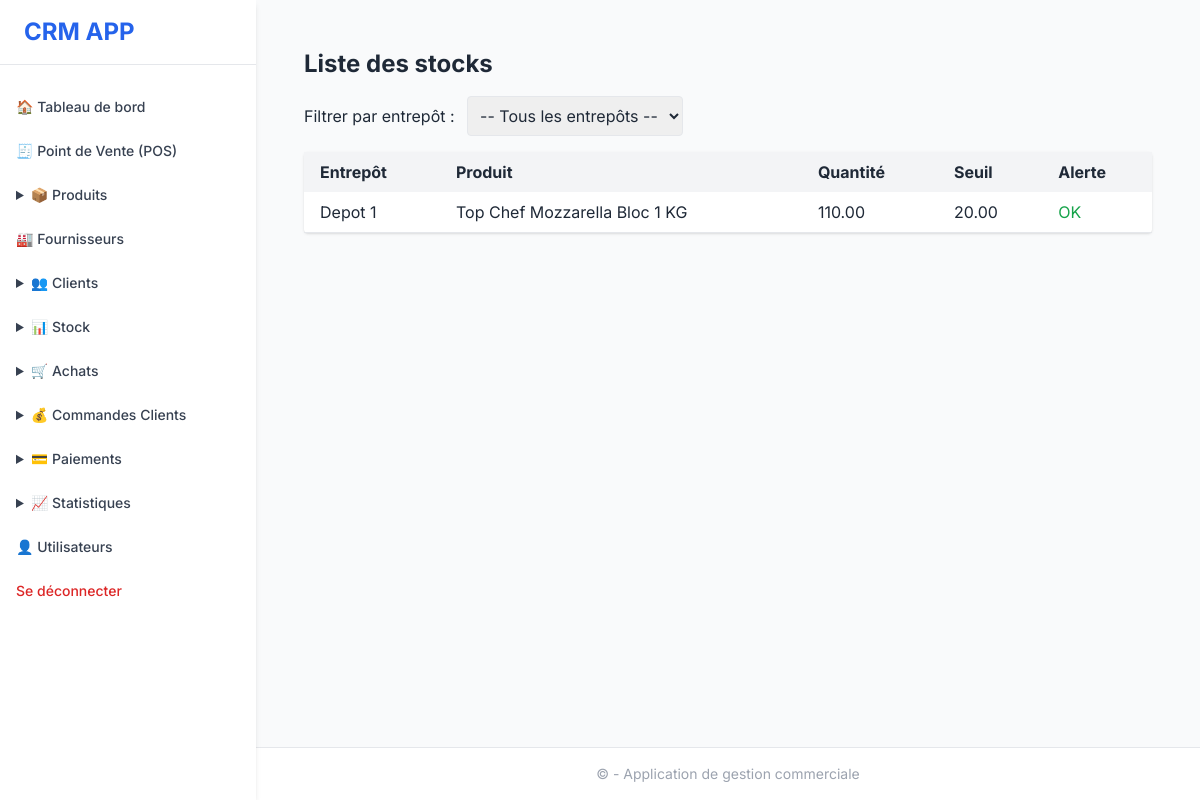
The app's page /inventory/stocks/ (signed in), older data.
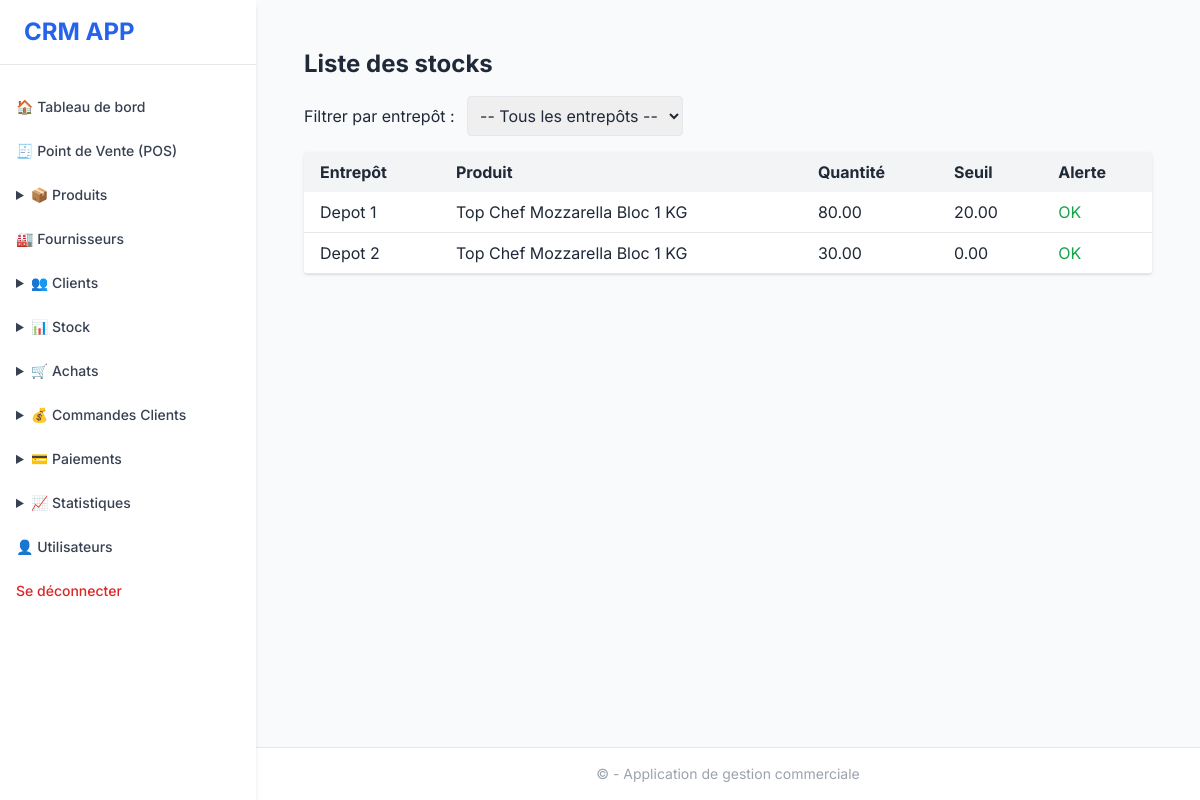
The same page, newer data.
### inventory/models.py (models this page shows, shortened)
class Stock(models.Model):
    product = models.ForeignKey(Product, on_delete=models.CASCADE, related_name='stock_entries')
    warehouse = models.ForeignKey(Warehouse, on_delete=models.CASCADE, related_name='stocks', null=True, blank=True)
    quantity = models.DecimalField(max_digits=10, decimal_places=2, default=0.00)
    reorder_threshold = models.DecimalField(max_digits=10, decimal_places=2, default=0.00)
    last_updated = models.DateTimeField(auto_now=True)
    class Meta:
        unique_together = ('product', 'warehouse')  # Un produit unique par dépôt
    def is_below_threshold(self):
        return self.quantity <= self.reorder_threshold

class Warehouse(models.Model):
    name = models.CharField(max_length=100)
    location = models.CharField(max_length=255, blank=True, null=True)
    is_active = models.BooleanField(default=True)

### products/models.py (models this page shows, shortened)
class Product(models.Model):
    UNIT_CHOICES = [
        ('unit', 'Unité'),
        ('kg', 'Kilogramme'),
        ('l', 'Litre'),
        ('box', 'Boîte'),
    ]
    name = models.CharField(max_length=200)
    reference = models.CharField(max_length=100, unique=True)
    barcode = models.CharField("Code-barres", max_length=100, blank=True, null=True, unique=True)
    description = models.TextField(blank=True)
    category = models.ForeignKey(Category, on_delete=models.SET_NULL, null=True, related_name='products')
    brand = models.CharField(max_length=100, blank=True)
    unit = models.CharField(max_length=10, choices=UNIT_CHOICES, default='unit')
    supplier = models.ForeignKey('suppliers.Supplier', on_delete=models.SET_NULL, null=True, blank=True)
    purchase_price = models.DecimalField(max_digits=10, decimal_places=2)
    selling_price = models.DecimalField(max_digits=10, decimal_places=2)
    tax_rate = models.DecimalField(max_digits=5, decimal_places=2, default=0.00)
    expiration_date = models.DateField("Date d'expiration", blank=True, null=True)
    is_featured = models.BooleanField("Produit en vedette", default=False)
    default_warehouse = models.ForeignKey(
        'inventory.Warehouse',
        null=True,
        blank=True,
        on_delete=models.SET_NULL,
        related_name='default_products'
    )
    is_active = models.BooleanField(default=True)
    image = models.ImageField(upload_to='products/', blank=True, null=True)
    created_at = models.DateTimeField(auto_now_add=True)
    updated_at = models.DateTimeField(auto_now=True)

### inventory/views.py (the view)
# urls.py: path('stocks/', views.stock_list_view, name='stock_list'),
@login_required
def stock_list_view(request):
    warehouse_id = request.GET.get('warehouse')
    if warehouse_id:
        stocks = Stock.objects.select_related('product', 'warehouse').filter(warehouse_id=warehouse_id)
    else:
        stocks = Stock.objects.select_related('product', 'warehouse').all()
    warehouses = Warehouse.objects.all()
    return render(request, 'inventory/stock_list.html', {'stocks': stocks, 'warehouses': warehouses})

### inventory/templates/inventory/stock_list.html (shortened to what this page needs)
{% extends 'base.html' %}
{% block content %}
<div class="p-4">
    <h1 class="text-2xl font-bold mb-4">Liste des stocks</h1>
    <form method="get" class="mb-4">
        <label for="warehouse" class="mr-2">Filtrer par entrepôt :</label>
        <select name="warehouse" id="warehouse" onchange="this.form.submit()" class="border rounded p-2">
            <option value="">-- Tous les entrepôts --</option>
        </select>
    </form>
    <table class="min-w-full bg-white rounded shadow">
        <thead class="bg-gray-100">
            <tr>
                <th class="py-2 px-4 text-left">Entrepôt</th>
                <th class="py-2 px-4 text-left">Produit</th>
                <th class="py-2 px-4 text-left">Quantité</th>
                <th class="py-2 px-4 text-left">Seuil</th>
                <th class="py-2 px-4 text-left">Alerte</th>
            </tr>
        </thead>
        <tbody>
            {% for stock in stocks %}
            <tr class="border-b">
                <td class="py-2 px-4">{{ stock.warehouse.name }}</td>
                <td class="py-2 px-4">{{ stock.product.name }}</td>
                <td class="py-2 px-4">{{ stock.quantity }}</td>
                <td class="py-2 px-4">{{ stock.reorder_threshold }}</td>
                <td class="py-2 px-4">
                    {% if stock.is_below_threshold %}
                        <span class="text-red-600 font-semibold">Stock bas</span>
                    {% else %}
                        <span class="text-green-600">OK</span>
                    {% endif %}
                </td>
            </tr>
            {% endfor %}
        </tbody>
    </table>
</div>
{% endblock %}

Row changes from the older to the newer data that the page shows:
changed Stock "Depot 1": quantity "110.00" → "80.00"
added Stock: warehouse.name "Depot 2", product.name "Top Chef Mozzarella Bloc 1 KG", quantity "30.00", reorder_threshold "0.00", shows "OK"
